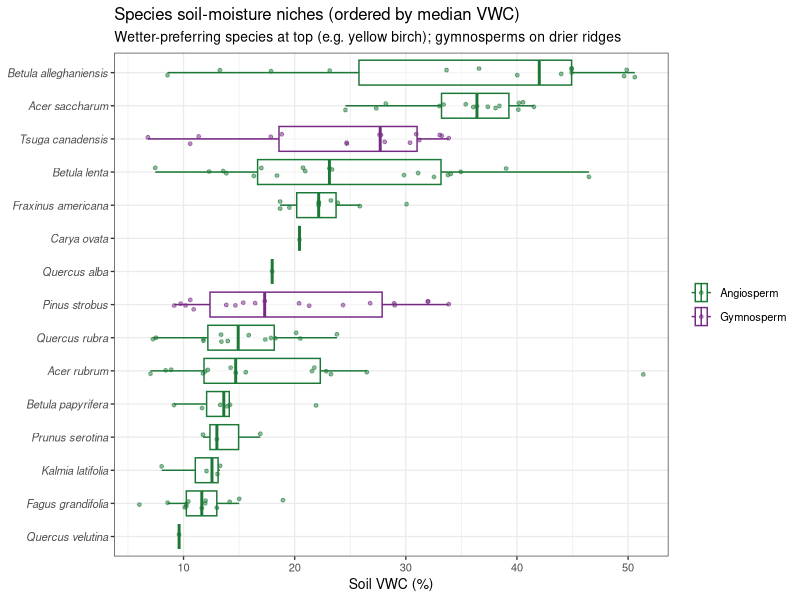

Recreate this plot in R.
# ==============================================================================
# REVISION — Tree species distribution: DBH x landscape table + moisture niches
# ==============================================================================
# Serves: R3 L286 (table of #trees/species + DBH mean+/-sd by location),
# R3 L125 (species distribution across the transect), and the editor + R3 + Mark
# plant-framing ask (species niche preferences, e.g. yellow birch in wetter soils).
#
# NEW file; edits nothing.
# Inputs: data/compiled/tree_properties.csv (measured trees: species, dbh, VWC,
#         landscape_position), data/compiled/forest_inventory.csv (full census).
# Run: Rscript code/revision/R_tree_distribution.R
# Outputs (outputs/revision/):
#   tree_dbh_landscape_table.csv     R3 L286 table
#   tree_species_moisture_niche.csv  median VWC per species (niche summary)
#   tree_distribution_panels.png     DBH-by-landscape + species-VWC niche figure
# ==============================================================================

suppressPackageStartupMessages({ library(tidyverse) })
out_dir <- "outputs/revision"; dir.create(out_dir, showWarnings = FALSE, recursive = TRUE)

sp_map <- c(ACRU="Acer rubrum",ACSA="Acer saccharum",BEAL="Betula alleghaniensis",
  BELE="Betula lenta",BEPA="Betula papyrifera",CAOV="Carya ovata",FAGR="Fagus grandifolia",
  FRAM="Fraxinus americana",KALA="Kalmia latifolia",PIST="Pinus strobus",PRSE="Prunus serotina",
  QUAL="Quercus alba",QURU="Quercus rubra",QUVE="Quercus velutina",SAAL="Sassafras albidum",
  TSCA="Tsuga canadensis")
gymno <- c("Pinus strobus","Tsuga canadensis")

tp <- read_csv("data/compiled/tree_properties.csv", show_col_types = FALSE) %>%
  filter(!is.na(species_id)) %>%
  mutate(species = sp_map[species_id],
         group = if_else(species %in% gymno, "Gymnosperm", "Angiosperm"),
         landscape_position = na_if(landscape_position, "Lab")) %>%
  filter(!is.na(species))

# ---- R3 L286: species x landscape count + DBH mean+/-sd -----------------------
dbh_tab <- tp %>% filter(!is.na(landscape_position)) %>%
  group_by(species, group, landscape_position) %>%
  summarise(n = n(),
            dbh_mean = mean(dbh, na.rm = TRUE), dbh_sd = sd(dbh, na.rm = TRUE),
            .groups = "drop") %>%
  mutate(dbh_summary = ifelse(is.na(dbh_sd), sprintf("%.1f", dbh_mean),
                              sprintf("%.1f +/- %.1f", dbh_mean, dbh_sd))) %>%
  arrange(group, species, landscape_position)
write.csv(dbh_tab, file.path(out_dir, "tree_dbh_landscape_table.csv"), row.names = FALSE)

# wide version (species rows, landscape columns) — closer to a manuscript table
dbh_wide <- dbh_tab %>%
  mutate(cell = sprintf("n=%d, DBH %s", n, dbh_summary)) %>%
  dplyr::select(species, group, landscape_position, cell) %>%
  pivot_wider(names_from = landscape_position, values_from = cell)
write.csv(dbh_wide, file.path(out_dir, "tree_dbh_landscape_table_wide.csv"), row.names = FALSE)

# ---- Species moisture niche (VWC) --------------------------------------------
niche <- tp %>% filter(!is.na(VWC_mean)) %>%
  group_by(species, group) %>%
  summarise(n = n(), vwc_median = median(VWC_mean), vwc_mean = mean(VWC_mean),
            vwc_q25 = quantile(VWC_mean, .25), vwc_q75 = quantile(VWC_mean, .75),
            .groups = "drop") %>%
  arrange(desc(vwc_median))
write.csv(niche, file.path(out_dir, "tree_species_moisture_niche.csv"), row.names = FALSE)

# ---- Figures -----------------------------------------------------------------
sp_order <- niche %>% arrange(vwc_median) %>% pull(species)
tp_v <- tp %>% filter(!is.na(VWC_mean)) %>% mutate(species = factor(species, levels = sp_order))

p_niche <- ggplot(tp_v, aes(VWC_mean, species, color = group)) +
  geom_boxplot(outlier.shape = NA, alpha = .5) +
  geom_jitter(height = .15, size = 1, alpha = .5) +
  scale_color_manual(values = c(Angiosperm = "#1b7837", Gymnosperm = "#762a83")) +
  labs(title = "Species soil-moisture niches (ordered by median VWC)",
       subtitle = "Wetter-preferring species at top (e.g. yellow birch); gymnosperms on drier ridges",
       x = "Soil VWC (%)", y = NULL, color = NULL) +
  theme_bw(base_size = 10) + theme(axis.text.y = element_text(face = "italic"))

comp <- tp %>% filter(!is.na(landscape_position)) %>%
  count(landscape_position, group, species)
p_comp <- ggplot(comp, aes(landscape_position, n, fill = group)) +
  geom_col() +
  scale_fill_manual(values = c(Angiosperm = "#1b7837", Gymnosperm = "#762a83")) +
  labs(title = "Sampled-tree composition by landscape position",
       x = NULL, y = "n trees", fill = NULL) + theme_bw(base_size = 10)

p_dbh <- ggplot(tp %>% filter(!is.na(dbh), !is.na(landscape_position)),
                aes(landscape_position, dbh, color = group)) +
  geom_boxplot(outlier.shape = NA) + geom_jitter(width = .15, size = 1, alpha = .4) +
  scale_color_manual(values = c(Angiosperm = "#1b7837", Gymnosperm = "#762a83")) +
  labs(title = "DBH by landscape position", x = NULL, y = "DBH (cm)", color = NULL) +
  theme_bw(base_size = 10)

if (requireNamespace("gridExtra", quietly = TRUE)) {
  g <- gridExtra::arrangeGrob(p_niche, gridExtra::arrangeGrob(p_comp, p_dbh, ncol = 1), ncol = 2,
                              widths = c(1.3, 1))
  ggsave(file.path(out_dir, "tree_distribution_panels.png"), g, width = 13, height = 7, dpi = 140)
}
# panel A (species soil-moisture niches) standalone -> SI figure (R3 L286)
ggsave(file.path(out_dir, "tree_species_moisture_niche.png"), p_niche, width = 6.8, height = 6.2, dpi = 200)

# ---- Forest-inventory context (full census) ----------------------------------
fi <- read_csv("data/compiled/forest_inventory.csv", show_col_types = FALSE)
fi_summary <- fi %>% mutate(species = sp_map[species_code]) %>%
  group_by(species_code) %>%
  summarise(n_stems = n(), dbh_mean_mm = mean(dbh_mm, na.rm = TRUE), .groups = "drop") %>%
  arrange(desc(n_stems))
write.csv(fi_summary, file.path(out_dir, "forest_inventory_species_summary.csv"), row.names = FALSE)

# ---- Console summary ---------------------------------------------------------
cat("=== R3 L286 species x landscape x DBH table (head) ===\n")
print(as.data.frame(head(dbh_tab, 12)), row.names = FALSE)
cat("\n=== Species moisture niches (VWC median, wettest first) ===\n")
print(as.data.frame(niche %>% dplyr::select(species, group, n, vwc_median)), row.names = FALSE)
cat("\nWrote tables + tree_distribution_panels.png to", out_dir, "\n")
